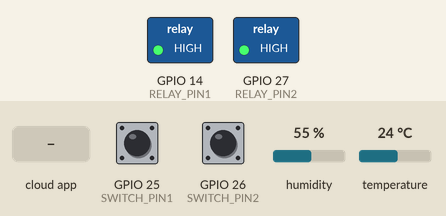
This sketch was run on a simulated ESP32. Parts: switched loads named in the sketch (green lamp = pin HIGH). Inputs (shaded band) come from the test bench; at power-on: GPIO 26 (SWITCH_PIN2) HIGH, GPIO 25 (SWITCH_PIN1) HIGH, humidity 55 %, temperature 24 °C. WiFi joins after 1.5 s; servers stay silent unless stated; the Firebase database answers and starts empty; what the sketch prints to the serial monitor is not drawn.

Above: at 2.7 s.
2.8 s: the phone or cloud app sets status to ON
At 5.0 s:
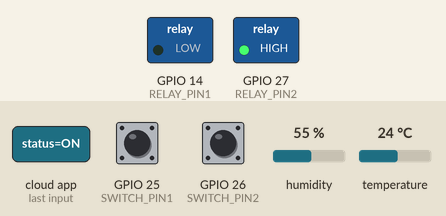
5.6 s: GPIO 26 (SWITCH_PIN2) pulled LOW for 0.65 s
At 7.2 s:
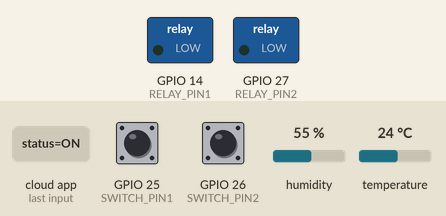
10.5 s: GPIO 25 (SWITCH_PIN1) pulled LOW for 0.65 s
At 14.8 s:
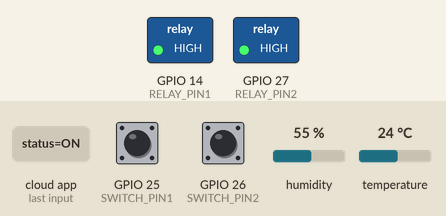
15.5 s: GPIO 26 (SWITCH_PIN2) pulled LOW for 1 s
At 16.9 s:
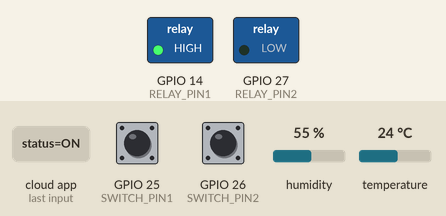
20.4 s: GPIO 26 (SWITCH_PIN2) pulled LOW for 3.2 s
At 27.2 s:
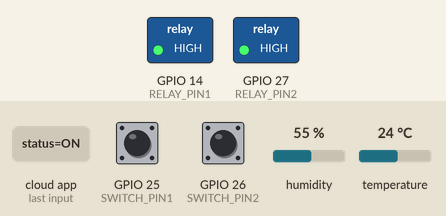
27.7 s: GPIO 25 (SWITCH_PIN1) pulled LOW for 3.2 s
At 29.4 s:
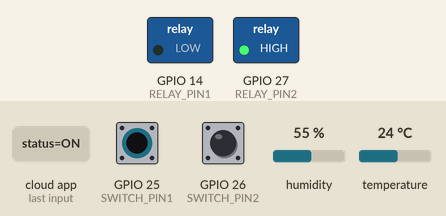
Timing chart, 0 to 35.0 s (numbered marks = the images above; inputs shaded):
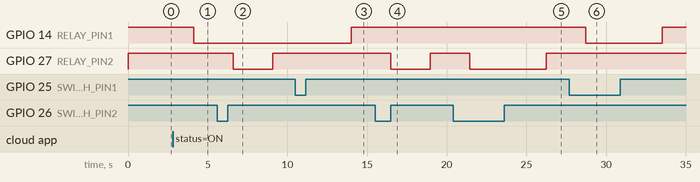

The sketch:

wifipdate.ino
```cpp
#include <WiFi.h>
#include <Firebase_ESP_Client.h>
#include "addons/TokenHelper.h"
#include "addons/RTDBHelper.h"
#include <DHT.h>

// WiFi Credentials
#define WIFI_SSID "iQOO Z5"
#define WIFI_PASSWORD "Abhi@Pragz"

// Firebase Configuration
#define DATABASE_URL "https://smart-hub-13f70-default-rtdb.firebaseio.com"
#define API_KEY "AIzaSyDM-Plif3Uhm0L4Hh6FyDoLIfeP48u8Hxs"

FirebaseConfig config;
FirebaseAuth auth;
FirebaseData fbdo;

// Pin Definitions
#define SWITCH_PIN1 25   // Physical switch for Fan (Input)
#define RELAY_PIN1 14    // Relay for Fan (Output)
#define SWITCH_PIN2 26   // Physical switch for Light (Input)
#define RELAY_PIN2 27    // Relay for Light (Output)

// DHT11 Configuration
#define DHTPIN 4
#define DHTTYPE DHT11
DHT dht(DHTPIN, DHTTYPE);

bool lastSwitchState1 = false;
bool lastFirebaseState1 = false;
bool lastSwitchState2 = false;
bool lastFirebaseState2 = false;

void setup() {
    Serial.begin(115200);

    // Initialize Pins
    pinMode(SWITCH_PIN1, INPUT_PULLUP);
    pinMode(RELAY_PIN1, OUTPUT);
    digitalWrite(RELAY_PIN1, HIGH); // Start with relay OFF

    pinMode(SWITCH_PIN2, INPUT_PULLUP);
    pinMode(RELAY_PIN2, OUTPUT);
    digitalWrite(RELAY_PIN2, HIGH); // Start with relay OFF

    dht.begin(); // Initialize DHT sensor

    // Connect to Wi-Fi
    WiFi.begin(WIFI_SSID, WIFI_PASSWORD);
    Serial.print("Connecting to Wi-Fi");
    while (WiFi.status() != WL_CONNECTED) {
        delay(500);
        Serial.print(".");
    }
    Serial.println("\nConnected to Wi-Fi");
    Serial.print("IP Address: ");
    Serial.println(WiFi.localIP());

    // Firebase Configuration
    config.database_url = DATABASE_URL;
    config.api_key = API_KEY;
    auth.user.email = "abhinesh436@gmail.com";
    auth.user.password = "Qwerty@12345";

    config.token_status_callback = tokenStatusCallback;

    // Initialize Firebase
    Firebase.begin(&config, &auth);
    Firebase.reconnectWiFi(true);
}

void loop() {
    // Read physical switch states
    bool switchState1 = digitalRead(SWITCH_PIN1) == LOW;  // Active LOW
    bool switchState2 = digitalRead(SWITCH_PIN2) == LOW;  // Active LOW

    // Read Firebase states
    bool firebaseState1 = lastFirebaseState1;
    bool firebaseState2 = lastFirebaseState2;

    if (Firebase.RTDB.getString(&fbdo, "/switch/fan/status")) {
        firebaseState1 = (fbdo.stringData() == "ON");
    } else {
        Serial.print("Error reading Firebase Fan: ");
        Serial.println(fbdo.errorReason());
    }

    if (Firebase.RTDB.getString(&fbdo, "/switch/light/status")) {
        firebaseState2 = (fbdo.stringData() == "ON");
    } else {
        Serial.print("Error reading Firebase Light: ");
        Serial.println(fbdo.errorReason());
    }

    // Control Fan Relay via Switch
    if (switchState1 != lastSwitchState1) {
        lastSwitchState1 = switchState1;
        firebaseState1 = switchState1;

        Firebase.RTDB.setString(&fbdo, "/switch/fan/status", switchState1 ? "ON" : "OFF");
        Serial.println(switchState1 ? "Fan ON (Switch Toggled)" : "Fan OFF (Switch Toggled)");
    }

    // Control Light Relay via Switch
    if (switchState2 != lastSwitchState2) {
        lastSwitchState2 = switchState2;
        firebaseState2 = switchState2;

        Firebase.RTDB.setString(&fbdo, "/switch/light/status", switchState2 ? "ON" : "OFF");
        Serial.println(switchState2 ? "Light ON (Switch Toggled)" : "Light OFF (Switch Toggled)");
    }

    // Control Fan Relay via Firebase
    if (firebaseState1 != lastFirebaseState1) {
        lastFirebaseState1 = firebaseState1;
        digitalWrite(RELAY_PIN1, firebaseState1 ? LOW : HIGH);
        Serial.println(firebaseState1 ? "Fan ON (Firebase Update)" : "Fan OFF (Firebase Update)");
    }

    // Control Light Relay via Firebase
    if (firebaseState2 != lastFirebaseState2) {
        lastFirebaseState2 = firebaseState2;
        digitalWrite(RELAY_PIN2, firebaseState2 ? LOW : HIGH);
        Serial.println(firebaseState2 ? "Light ON (Firebase Update)" : "Light OFF (Firebase Update)");
    }

    // Read Temperature and Humidity from DHT11
    float temperature = dht.readTemperature();
    float humidity = dht.readHumidity();

    if (!isnan(temperature) && !isnan(humidity)) {
        Serial.print("Temperature: ");
        Serial.print(temperature);
        Serial.print("°C  |  Humidity: ");
        Serial.print(humidity);
        Serial.println("%");
    } else {
        Serial.println("Failed to read from DHT sensor!");
    }

    delay(2000); // Delay for stability
}
```

Measured:
- after the input at 2.8 s, GPIO 14 (RELAY_PIN1): HIGH → LOW after 1.3 s
- after the input at 5.6 s, GPIO 27 (RELAY_PIN2): HIGH → LOW after 1.0 s, → HIGH 2.5 s later
- after the input at 10.5 s, GPIO 14 (RELAY_PIN1): LOW → HIGH after 3.5 s
- after the input at 15.5 s, GPIO 27 (RELAY_PIN2): HIGH → LOW after 1.0 s, → HIGH 2.5 s later
- after the input at 20.4 s, GPIO 27 (RELAY_PIN2): HIGH → LOW after 1.0 s, → HIGH 4.8 s later
- after the input at 27.7 s, GPIO 14 (RELAY_PIN1): HIGH → LOW after 1.0 s, → HIGH 4.8 s later
